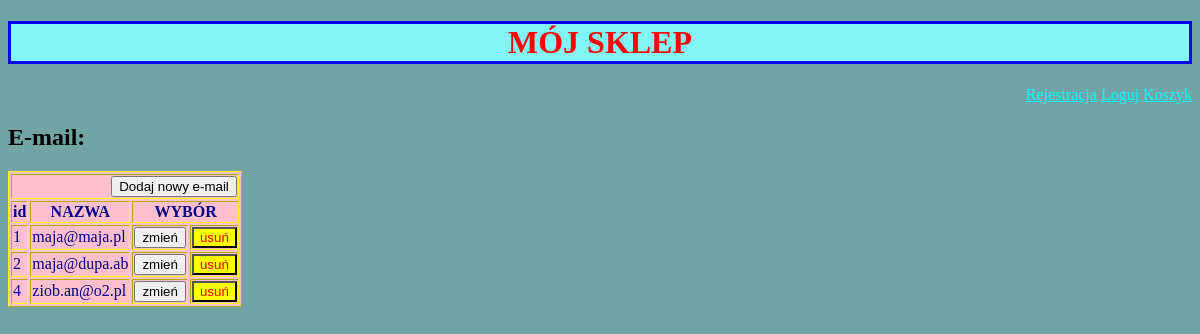
Page /email/ (signed in) on the earlier database version.
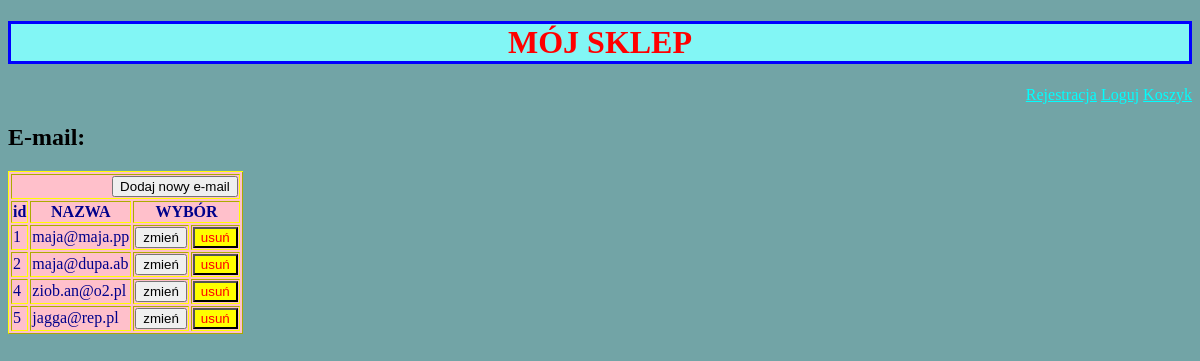
Same page on the later database version.
### sklepApp/models.py (models this page shows, shortened)
class Email(models.Model):
    email = models.EmailField()

### sklepApp/views.py (the view)
# urls.py: path('email/', EmailView.as_view(), name='email'),
class EmailView(LoginRequiredMixin, View):
    def get(self, request):
        return render(request,
                      template_name='email.html',
                      context={'emaile': Email.objects.all()})

### sklepApp/templates/email.html (shortened to what this page needs)
<!DOCTYPE html>
<html lang="en">
<head>
</head>
<body>
{% extends 'base.html' %}
    {% block content %}
    <h2>E-mail:</h2>
        <table border="1" bgcolor="pink" style="border-top-style:double; border-color:yellow; color:darkblue">
            <tr>
                <td colspan="4" style="text-align:right" > <input type="submit" class="dodaj" value="Dodaj nowy e-mail"></td>
            </tr>
            <tr>
                <th>id</th>
                <th>NAZWA</th>
                <th colspan="2">WYBÓR</th>
            </tr>
            <tr>
                {% for email in emaile %}
                <td> {{ email.id }}</td>
                <td> {{ email.email }}</td>
                <td> <input type="submit" value="zmień"></td>
                <td> <input type="submit" value="usuń" style="color:red; background:yellow"></td>
            </tr>
            {% endfor %}
        </table>
    {% endblock %}

Differences in the rows shown:
changed Email id 1: email "maja@maja.pl" → "maja@maja.pp"
added Email: id "5", email "jagga@rep.pl"
